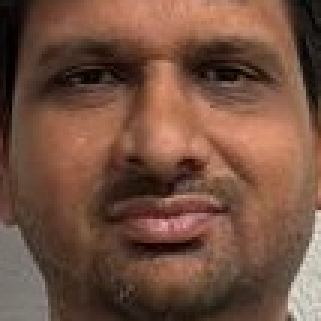
#> input picture Faces/person1D_face0.jpg, 107 x 107 px, given in place of input7.mp4, which was not available (shown 3 times larger)
$ python sir.py
#> lines starting #> are read from the running program, lines starting #| are printed output that depends on the picture; pictures that were not available may be replaced by others from this repository, and a replacement may not be noted
import cv2
import os

# Load OpenCV's pre-trained Haar face detector
face_cascade = cv2.CascadeClassifier(cv2.data.haarcascades + 'haarcascade_frontalface_default.xml')

# Video file path
video_path = "input7.mp4"
cap = cv2.VideoCapture(video_path)

# Output folder
output_folder = "captured_faces"
os.makedirs(output_folder, exist_ok=True)

face_id = 0

while cap.isOpened():
    ret, frame = cap.read()
#> frame is the input picture: shape (107, 107, 3); mean B, G, R 64, 80.5, 115.3
    if not ret:
        break

    # Resize for faster processing
    h0, w0 = frame.shape[:2]
#> h0 = 107; w0 = 107
    new_w   = 640
    new_h   = int(h0 * new_w / w0)        # scale height to keep same aspect ratio
#> new_h = 640
    resized = cv2.resize(frame, (new_w, new_h))

    gray = cv2.cvtColor(resized, cv2.COLOR_BGR2GRAY)
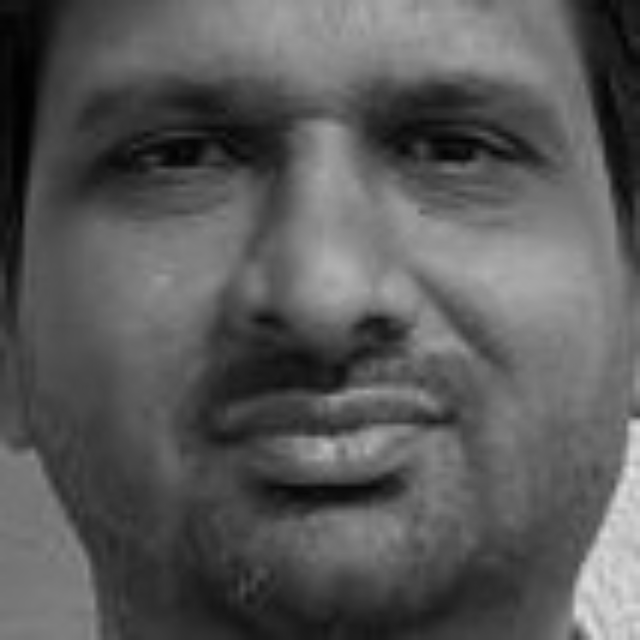
#> gray: shape (640, 640); min 1, max 225, mean 88.9

    # Detect faces
    faces = face_cascade.detectMultiScale(gray, 1.3, 5)
#> faces = ()

    for (x, y, w, h) in faces:
        face_crop = resized[y:y + h, x:x + w]
        face_file = os.path.join(output_folder, f"face_{face_id:03}.jpg")
        cv2.imwrite(face_file, face_crop)
        face_id += 1

        # Draw box
        cv2.rectangle(resized, (x, y), (x + w, y + h), (255, 0, 0), 2)
#> this loop made 0 passes
#> after the loop, face_id = 0

    # Show result
    cv2.imshow('Face Capture', resized)
    if cv2.waitKey(1) & 0xFF == ord('q'):
#> (key q is pressed here)
        break

cap.release()
cv2.destroyAllWindows()

print(f"✅ Extracted {face_id} faces into '{output_folder}'")
#| ✅ Extracted 0 faces into 'captured_faces'

$ run again, on Faces/person2D_face0.jpg
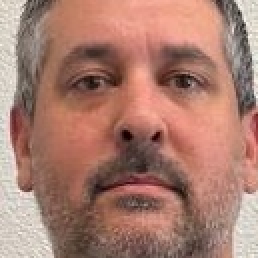
#> input picture Faces/person2D_face0.jpg, 129 x 129 px, given in place of input7.mp4, which was not available (shown 2 times larger)
#> frame is the input picture: shape (129, 129, 3); mean B, G, R 111.2, 124.4, 168.7
#> `gray = cv2.cvtColor(resized, cv2.COLOR_BGR2GRAY)`:
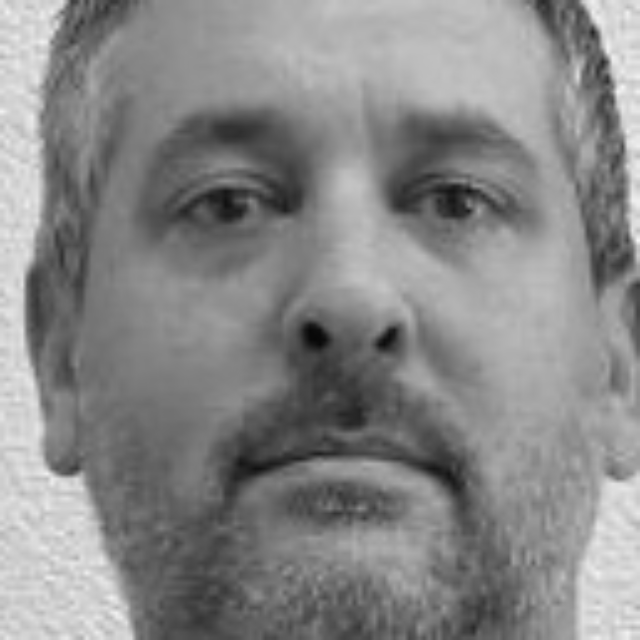
#> gray: shape (640, 640); min 7, max 246, mean 136
#> faces = ()
#> after the loop `for (x, y, w, h) in faces:`: face_id = 0
#| ✅ Extracted 0 faces into 'captured_faces'
